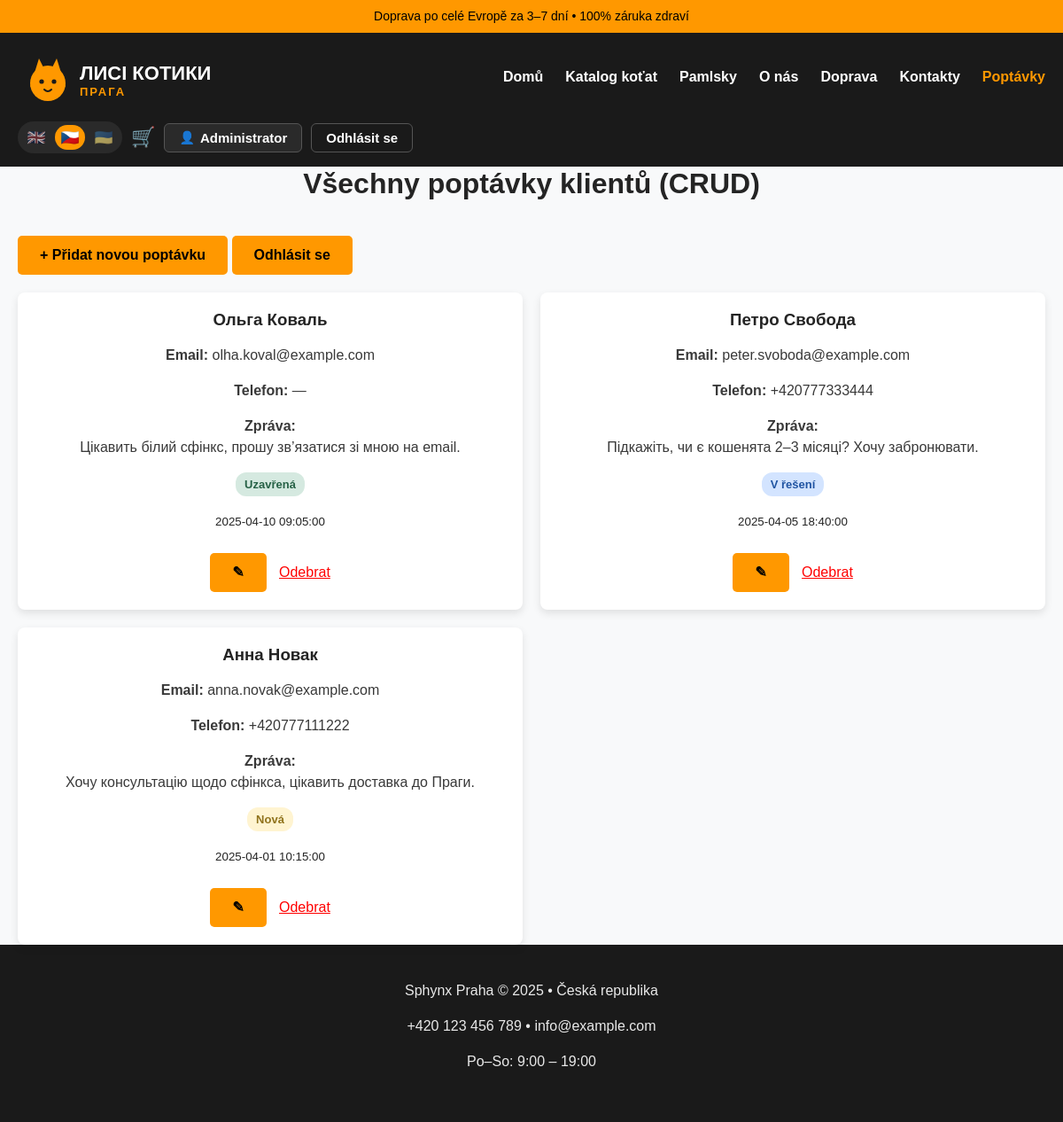
Screenshot of /requests.php?lang=cs (signed in) with the database file from the repository.
### tables this page shows
CREATE TABLE IF NOT EXISTS users (
    id INT UNSIGNED AUTO_INCREMENT PRIMARY KEY,
    email VARCHAR(190) NOT NULL UNIQUE,
    password_hash VARCHAR(255) NULL,
    name VARCHAR(100) NOT NULL,
    oauth_provider VARCHAR(20) NULL,
    oauth_id VARCHAR(100) NULL,
    role VARCHAR(20) NOT NULL DEFAULT 'user',
    created_at DATETIME NOT NULL DEFAULT CURRENT_TIMESTAMP
);

CREATE TABLE IF NOT EXISTS requests (
    id INT UNSIGNED AUTO_INCREMENT PRIMARY KEY,
    name VARCHAR(100) NOT NULL,
    email VARCHAR(150) NOT NULL,
    phone VARCHAR(20) NULL,
    age VARCHAR(20) NULL,
    color VARCHAR(50) NULL,
    message TEXT NOT NULL,
    consent TINYINT(1) NOT NULL DEFAULT 0,
    status VARCHAR(20) NOT NULL DEFAULT 'new',
    created_at DATETIME NOT NULL DEFAULT CURRENT_TIMESTAMP
);

### config/i18n.php (called while the page is built, shortened)
<?php
function current_locale(): string
{
    return $GLOBALS['__i18n_locale'] ?? DEFAULT_LOCALE;
}
function t(string $key, array $params = []): string
{
    $dict = $GLOBALS['__i18n_dict'] ?? [];
    $fallback = $GLOBALS['__i18n_fallback'] ?? [];
    $value = $dict[$key] ?? $fallback[$key] ?? $key;
    return $value;
}
function te(string $key, array $params = []): string
{
    return htmlspecialchars(t($key, $params), ENT_QUOTES, 'UTF-8');
}
function lang_switch_url(string $locale): string
{
    $params = $_GET;
    $params['lang'] = $locale;
    $path = strtok($_SERVER['REQUEST_URI'] ?? '/', '?');
    return $path . '?' . http_build_query($params);
}
function locale_label(string $locale): string
{
    return match ($locale) {
        'en' => 'EN',
        'cs' => 'CS',
        'uk' => 'UK',
        default => strtoupper($locale),
    };
}
function locale_flag(string $locale): string
{
    return match ($locale) {
        'en' => '🇬🇧',
        'cs' => '🇨🇿',
        'uk' => '🇺🇦',
        default => '🏳️',
    };
}

### config/auth.php (called while the page is built, shortened)
<?php
function current_user(): ?UserRecord
{
    if ($GLOBALS['__current_user'] !== false) {
        return $GLOBALS['__current_user'];
    }
    $user = null;
    $userId = $_SESSION['user_id'] ?? null;
    if ($userId !== null && isset($GLOBALS['pdo'])) {
        $repo = new UserRepository($GLOBALS['pdo']);
        $user = $repo->find((int) $userId);
    }
    return $user;
}
function is_admin(): bool
{
    $user = current_user();
    return $user !== null && $user->role === 'admin';
}
function require_admin(): void
{
    if (!is_admin()) {
        header('Location: login.php?next=' . urlencode($_SERVER['REQUEST_URI'] ?? 'admin_requests.php'));
        exit;
    }
}

### src/UserRepository.php (called while the page is built, shortened)
<?php
final class UserRepository
{
    public function find(int $id): ?UserRecord
    {
        $stmt = $this->pdo->prepare('SELECT * FROM users WHERE id = ?');
        $stmt->execute([$id]);
        $row = $stmt->fetch(PDO::FETCH_ASSOC);
        return $row !== false ? UserRecord::fromRow($row) : null;
    }
}

### src/RequestRepository.php (called while the page is built, shortened)
<?php
final class RequestRepository
{
    public function all(?string $status = null, int $limit = 20, int $offset = 0): array
    {
        $sql = 'SELECT * FROM requests';
        $params = [];
        $sql .= ' ORDER BY id DESC LIMIT ? OFFSET ?';
        $stmt = $this->pdo->prepare($sql);
        $position = 1;
        $stmt->bindValue($position++, $limit, PDO::PARAM_INT);
        $stmt->bindValue($position++, $offset, PDO::PARAM_INT);
        $stmt->execute();
        return array_map(
            static fn (array $row): RequestRecord => RequestRecord::fromRow($row),
            $stmt->fetchAll(PDO::FETCH_ASSOC)
        );
    }
}

### src/RequestRecord.php (called while the page is built, shortened)
<?php
final class RequestRecord
{
    public static function fromRow(array $row): self
    {
        return new self(
            id: (int) $row['id'],
            name: (string) $row['name'],
            email: (string) $row['email'],
            phone: $row['phone'] !== null ? (string) $row['phone'] : null,
            age: $row['age'] !== null ? (string) $row['age'] : null,
            color: $row['color'] !== null ? (string) $row['color'] : null,
            message: (string) $row['message'],
            consent: (bool) $row['consent'],
            status: (string) ($row['status'] ?? RequestStatus::NEW),
            createdAt: (string) $row['created_at'],
        );
    }
}

### config/labels.php (called while the page is built, shortened)
<?php
function request_status_label(string $status): string
{
    return t('status.' . $status);
}

### requests.php (the view, shortened to what this page needs)
<?php
require_once __DIR__ . '/config/bootstrap.php';
require_admin();
$repo = new RequestRepository($pdo);
$requests = $repo->all();
include __DIR__ . '/includes/header.php';
?>
<h2 class="section-title"><?= te('requests.crud.title') ?></h2>
<a href="create_request.php" class="button"><?= te('requests.add') ?></a>
<a href="logout.php" class="button"><?= te('nav.logout') ?></a>
<?php if (count($requests) > 0): ?>
    <div class="requests-grid">
        <?php foreach ($requests as $r): ?>
            <div class="card">
                <h3><?= htmlspecialchars($r->name) ?></h3>
                <p><strong><?= te('contacts.form.email') ?>:</strong> <?= htmlspecialchars($r->email) ?></p>
                <p><strong><?= te('contacts.form.phone') ?>:</strong> <?= htmlspecialchars($r->phone ?? '—') ?></p>
                <p><strong><?= te('contacts.form.message') ?>:</strong><br><?= nl2br(htmlspecialchars($r->message)) ?></p>
                <p><span class="status-badge status-<?= htmlspecialchars($r->status) ?>"><?= htmlspecialchars(request_status_label($r->status)) ?></span></p>
                <small><?= htmlspecialchars($r->createdAt) ?></small><br><br>
                <a href="edit_request.php?id=<?= $r->id ?>" class="button">✎</a>
                <form method="POST" action="delete_request.php" style="display:inline"
                      onsubmit="return confirm('?')">
                    <button type="submit" class="delete-link"><?= te('cart.remove') ?></button>
                </form>
            </div>
        <?php endforeach; ?>
    </div>
<?php else: ?>
    <p><?= te('requests.empty') ?></p>
<?php endif; ?>
<?php include __DIR__ . '/includes/footer.php'; ?>

### includes/header.php (shortened to what this page needs)
<?php
$__user = current_user();
$__cartCount = 0;
if ($__user !== null && isset($GLOBALS['pdo'])) {
    $__cartCount = (new CartRepository($GLOBALS['pdo']))->count($__user->id);
}
$__cssv = @filemtime(__DIR__ . '/../assets/css/style.css') ?: time();
?>
<!DOCTYPE html>
<html lang="<?= htmlspecialchars(current_locale()) ?>">
<head>
    <link rel="stylesheet" href="assets/css/style.css?v=<?= $__cssv ?>">
</head>
<body>
<div class="top-bar"><?= te('common.topbar') ?></div>
<header class="header">
    <div class="container">
        <a href="index.php" class="logo-link">
            <img src="assets/images/logo.svg" alt="<?= te('common.brand') ?>" class="logo">
        </a>
        <nav class="nav">
            <a href="index.php"><?= te('nav.home') ?></a>
            <a href="index.php#catalog"><?= te('nav.catalog') ?></a>
            <a href="treats.php"><?= te('nav.treats') ?></a>
            <a href="about.php"><?= te('nav.about') ?></a>
            <a href="delivery.php"><?= te('nav.delivery') ?></a>
            <a href="contacts.php"><?= te('nav.contacts') ?></a>
            <?php if (is_admin()): ?>
                <a href="admin_requests.php" class="nav-admin"><?= te('nav.requests') ?></a>
            <?php endif; ?>
        </nav>
        <div class="header-actions">
            <div class="lang-switch" role="group" aria-label="<?= te('lang.label') ?>">
                <?php foreach (SUPPORTED_LOCALES as $__loc): ?>
                    <a href="<?= htmlspecialchars(lang_switch_url($__loc)) ?>"
                       class="lang-link <?= $__loc === current_locale() ? 'active' : '' ?>"
                       title="<?= htmlspecialchars(locale_label($__loc)) ?>"
                       aria-label="<?= htmlspecialchars(locale_label($__loc)) ?>"><?= locale_flag($__loc) ?></a>
                <?php endforeach; ?>
            </div>
            <?php if ($__user !== null): ?>
                <a href="cart.php" class="cart-link" title="<?= te('nav.cart') ?>">🛒<?php if ($__cartCount > 0): ?><span class="cart-badge"><?= $__cartCount ?></span><?php endif; ?></a>
                <a href="account.php" class="btn-account"><span class="btn-account__icon">👤</span><?= htmlspecialchars($__user->name) ?></a>
                <a href="logout.php" class="btn-ghost"><?= te('nav.logout') ?></a>
            <?php else: ?>
                <a href="login.php" class="btn-ghost"><?= te('nav.login') ?></a>
                <a href="register.php" class="btn-solid"><?= te('nav.register') ?></a>
            <?php endif; ?>
        </div>
    </div>
</header>
<main class="container">

### assets/css/style.css (style rules this page uses)
* { box-sizing: border-box; }
body { margin: 0; font-family: Arial, sans-serif; line-height: 1.5; color: #242424; background: #f8f9fa; }
h1, h2, h3 { margin: 0 0 16px; line-height: 1.2; font-weight: bold; }
p { margin: 0 0 16px; opacity: 0.9; }
.container { max-width: 1200px; margin: 0 auto; padding: 0 20px; }
.section-title { text-align: center; margin-bottom: 40px; font-size: 32px; }
.top-bar { background: #ff9800; color: #000; text-align: center; padding: 8px; font-size: 14px; }
.header { background: #1a1a1a; color: white; padding: 15px 0; }
.header .container { display: flex; align-items: center; justify-content: space-between; flex-wrap: wrap; gap: 20px; }
.logo { height: 70px; }
.nav { display: flex; gap: 25px; }
.nav a { color: white; text-decoration: none; font-weight: bold; white-space: nowrap; }
.button { background: #ff9800; color: #000; padding: 10px 25px; text-decoration: none; font-weight: bold; border-radius: 5px; white-space: nowrap; display: inline-block; }
.card, .cat-card, .service-card, .benefit-card, .step { background: white; border-radius: 8px; padding: 20px; box-shadow: 0 4px 10px rgba(0,0,0,0.1); text-align: center; }
form { max-width: 520px; margin: 0 auto; }
.header .container { flex-direction: column; align-items: center; gap: 15px; text-align: center; }
.nav { flex-direction: column; gap: 8px; width: 100%; text-align: center; }
form { max-width: 100%; }
@media (min-width: 768px) { .header .container { flex-direction: row; justify-content: space-between; align-items: center; } }
@media (min-width: 768px) { .nav { flex-direction: row; gap: 25px; width: auto; } }
@media (min-width: 768px) { form { max-width: 520px; } }
.requests-grid { display: grid; grid-template-columns: repeat(auto-fit, minmax(380px, 1fr)); gap: 20px; margin-top: 20px; }
.delete-link { color: red; margin-left: 10px; background: none; border: none; padding: 0; font: inherit; cursor: pointer; text-decoration: underline; }
.status-badge { display: inline-block; padding: 4px 10px; border-radius: 12px; font-size: 13px; font-weight: bold; white-space: nowrap; }
.status-new { background: #fff3cd; color: #856404; }
.status-in_progress { background: #cfe2ff; color: #084298; }
.status-closed { background: #d1e7dd; color: #0f5132; }
.header-actions { display: flex; align-items: center; gap: 10px; flex-wrap: wrap; justify-content: center; }
.logo-link { display: inline-block; line-height: 0; }
.lang-switch { display: inline-flex; align-items: center; gap: 4px; background: #2a2a2a; border-radius: 999px; padding: 4px; }
.lang-link { display: inline-flex; align-items: center; justify-content: center; width: 34px; height: 28px; border-radius: 999px; font-size: 17px; line-height: 1; text-decoration: none; filter: grayscale(55%); opacity: 0.7; transition: filter .15s, opacity .15s, background .15s; }
.lang-link.active { background: #ff9800; filter: none; opacity: 1; }
.btn-ghost, .btn-solid, .btn-account { display: inline-flex; align-items: center; gap: 6px; padding: 8px 16px; border-radius: 6px; font-weight: bold; font-size: 15px; line-height: 1; text-decoration: none; white-space: nowrap; }
.btn-ghost { color: #fff; background: transparent; border: 1.5px solid #555; }
.btn-account { color: #fff; background: #2a2a2a; border: 1.5px solid #555; max-width: 170px; overflow: hidden; text-overflow: ellipsis; }
.btn-account__icon { font-size: 14px; }
.cart-link { position: relative; font-size: 22px; text-decoration: none; line-height: 1; }
.nav-admin { color: #ff9800 !important; }

### rows the page displays
users: name "Administrator"
requests: name "Ольга Коваль", email "olha.koval@example.com", phone "—", message "Цікавить білий сфінкс, прошу зв’язатися зі мною на email.", status "Uzavřená", created_at "2025-04-10 09:05:00"
requests: name "Петро Свобода", email "peter.svoboda@example.com", phone "+420777333444", message "Підкажіть, чи є кошенята 2–3 місяці? Хочу забронювати.", status "V řešení", created_at "2025-04-05 18:40:00"
requests: name "Анна Новак", email "anna.novak@example.com", phone "+420777111222", message "Хочу консультацію щодо сфінкса, цікавить доставка до Праги.", status "Nová", created_at "2025-04-01 10:15:00"

### other values shown
te('common.topbar') "Doprava po celé Evropě za 3–7 dní • 100% záruka zdraví"
te('nav.home') "Domů"
te('nav.catalog') "Katalog koťat"
te('nav.treats') "Pamlsky"
te('nav.about') "O nás"
te('nav.delivery') "Doprava"
te('nav.contacts') "Kontakty"
te('nav.requests') "Poptávky"
locale_flag($__loc) "🇬🇧"
locale_flag($__loc) "🇨🇿"
locale_flag($__loc) "🇺🇦"
te('nav.logout') "Odhlásit se"
te('requests.crud.title') "Všechny poptávky klientů (CRUD)"
te('requests.add') "+ Přidat novou poptávku"
te('common.footer.company') "Sphynx Praha © 2025 • Česká republika"
